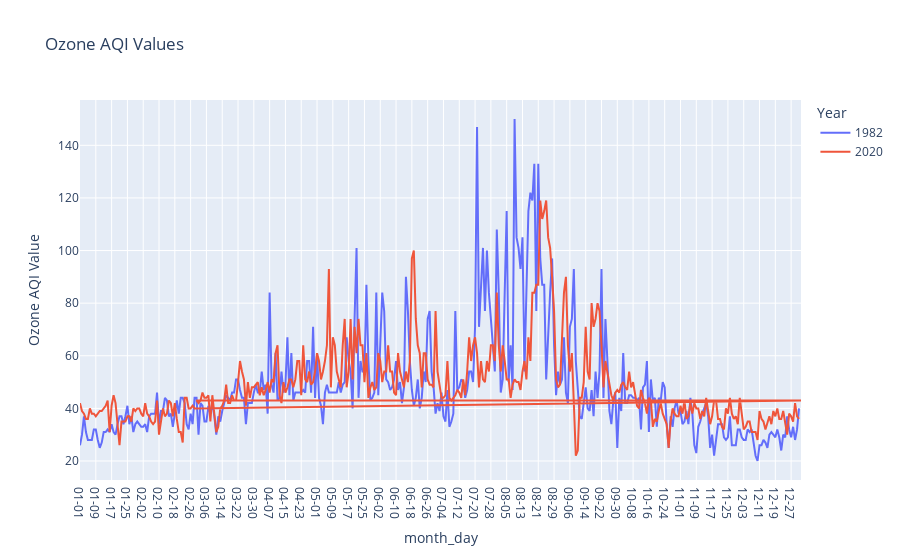

Notebook code for this chart:
### Code cell
fig = px.line(df, x='month_day', y='Ozone AQI Value', color='Year', title="Ozone AQI Values")
fig.update_xaxes(type='category')
fig.show()
#find out how to set date-time format to day_month in x-axis
#find out why strange values shown below

### Figure 1 — Plotly figure (JSON) as saved in the notebook; plotly's stock layout.template omitted (floating-point values rounded to 4 significant figures; data arrays with more than 128 entries replaced by an {"elided": "..."} marker saying what was removed)
{"data": [{"hovertemplate": "Year=1982<br>month_day=%{x}<br>Ozone AQI Value=%{y}<extra></extra>", "legendgroup": "1982", "line": {"color": "#636efa", "dash": "solid"}, "mode": "lines", "name": "1982", "orientation": "v", "showlegend": true, "type": "scatter", "x": {"elided": "365 str values"}, "xaxis": "x", "y": {"elided": "365 int values"}, "yaxis": "y"}, {"hovertemplate": "Year=2020<br>month_day=%{x}<br>Ozone AQI Value=%{y}<extra></extra>", "legendgroup": "2020", "line": {"color": "#EF553B", "dash": "solid"}, "mode": "lines", "name": "2020", "orientation": "v", "showlegend": true, "type": "scatter", "x": {"elided": "366 str values"}, "xaxis": "x", "y": {"elided": "366 int values"}, "yaxis": "y"}], "layout": {"legend": {"title": {"text": "Year"}, "tracegroupgap": 0}, "title": {"text": "Ozone AQI Values"}, "xaxis": {"anchor": "y", "domain": [0, 1], "title": {"text": "month_day"}, "type": "category"}, "yaxis": {"anchor": "x", "domain": [0, 1], "title": {"text": "Ozone AQI Value"}}}}
